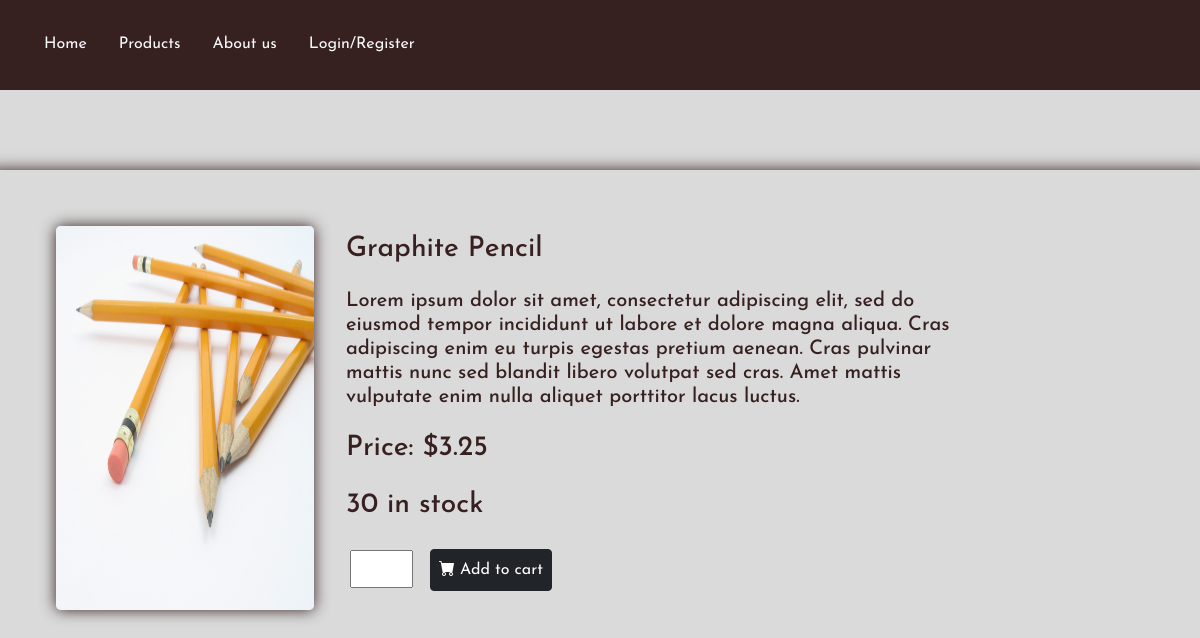
Page /product/1 on the committed database.
### store_app/models.py (models this page shows)
class Product(models.Model):
    CATEGORIES = [
        ("pencils", "Pencils"),
        ("pens", "Pens"),
        ("notebooks", "Notebooks"),
        ("brushes", "Brushes"),
        ("calculators", "Calculators"),
        ("calendars", "Calendars"),
        ("gifting", "Gifting"),
        ("lamps", "Lamps"),
        ("coloring", "Coloring"),
        ("postcards", "Postcards"),
        ("postages", "Postages"),
        ("scissors", "Scissors")
    ]
    id = models.AutoField(primary_key=True)
    name = models.CharField(max_length=100, null=False, blank=False)
    description = models.TextField()
    price = models.FloatField(blank=False, null=False)
    category = models.CharField(max_length=50, choices=CATEGORIES)
    creation_date = models.DateTimeField(auto_now_add=True)
    availability = models.IntegerField()
    image = models.ImageField(upload_to=settings.MEDIA_ROOT)
    is_left_hand_compatible = models.BooleanField(default=False)

### store_app/views.py (the view)
# urls.py: path('product/<int:id>', views.product_view, name="product"),
def product_view(request, id):
    product = Product.objects.get(id=id)
    message = request.session.get("cart-message", "")
    request.session["cart-message"] = ""
    return render(request, "store_app/product.html", {
        "product": product,
        "message": message
    })

### store_app/templates/store_app/product.html (shortened to what this page needs)
{% extends "store_app/layout.html" %}
{% load static %}
{% block style %}
    {% static "store_app/CSS/product.css" %}
{% endblock %}
{% block body %}
    <section id="product-page" class="d-flex flex-column justify-content-center">
        <div id="product-section" class="p-5 h-75 row">
            <div class="col-12 col-md-6 col-lg-4 col-xl-3 m-2 h-100">
                <img id="product-image" class="img-fluid rounded-3 h-100" src="{{ product.image.url }}" alt="placeholder">
            </div>
            <div class="col-7 d-flex flex-column justify-content-evenly align-items-start title">
                <h3>{{ product.name | title }}</h3>
                <h3 class="fs-5">{{ product.description }}</h3>
                <h3>Price: ${{ product.price }}</h3>
                <h3>{{ product.availability }} in stock</h3>
                <h3 class="d-flex flex-row">
                    <form action="{% url 'add' product.id %}" method="post">
                        <input class="m-1" type="number" name="quantity" min="1" max="{{ product.availability }}">
                        <button type="submit" class="btn btn-dark m-1 p-2"><i class="bi bi-cart-fill"></i> Add to cart</button>
                    </form>
                </h3>
            </div>
        </div>
    </section>
{% endblock %}

### store_app/static/store_app/CSS/product.css (style rules this page uses)
* { margin: 0; padding: 0; font-family: 'Josefin Sans', sans-serif; }
body { background-color: #DADADA; }
.title { color: #372020; }
#product-page { height: 80vh; }
#product-section { padding: 50px; box-shadow: 0 0 15px 0 #372020; }
#product-image { box-shadow: 0 0 15px 0 #372020; }

### rows in the picture
Product: image (picture), name "Graphite Pencil", description "Lorem ipsum dolor sit amet, consectetur adipiscing elit, sed do eiusmod tempor incididunt ut labore et dolore magna aliqua. Cras adipiscing enim eu turpis egestas pretium aenean. Cras pulvinar mattis nunc sed blandit libero volutpat sed cras. Amet mattis vulputate enim nulla aliquet porttitor lacus luctus.", price "3.25", availability "30"
